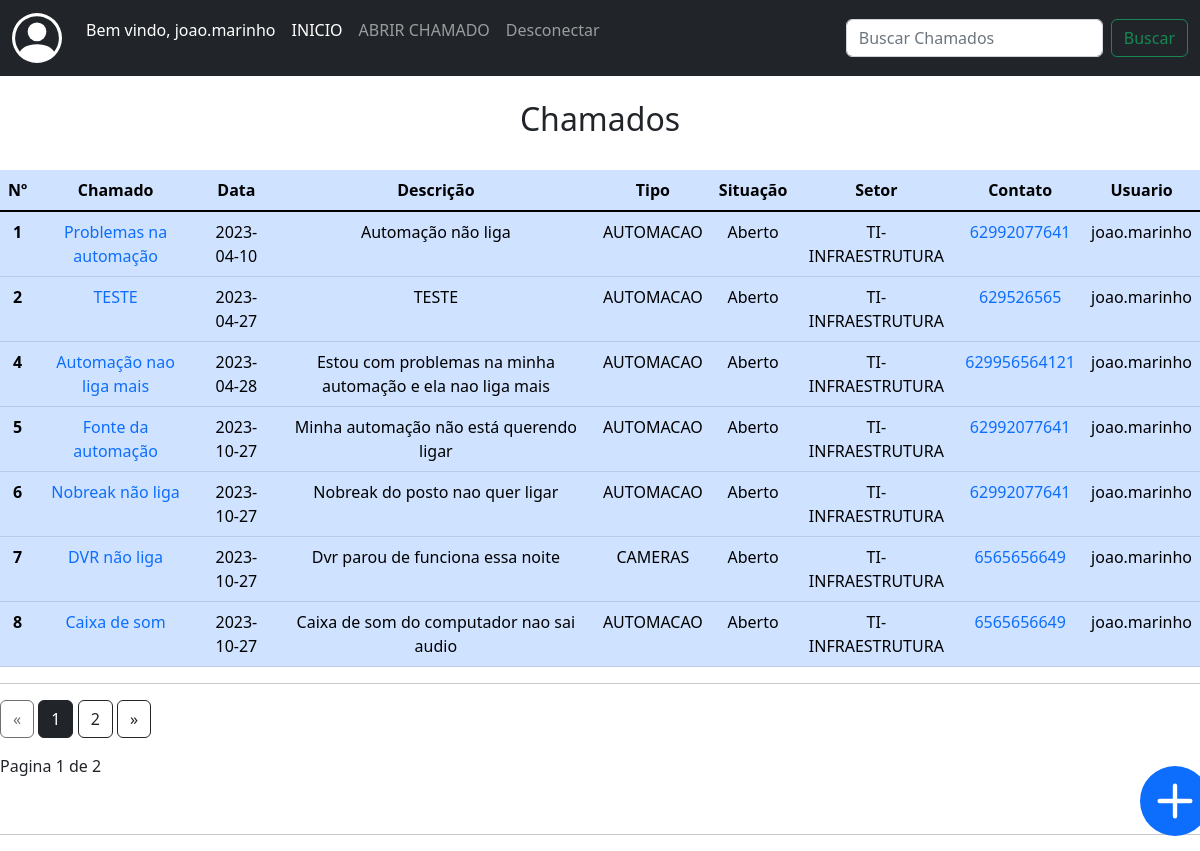
The app's page /chamados_usuario (signed in) with its own data.
### app/models/tab_usuarios.py (models this page shows)
class User(db.Model, UserMixin):
    __tablename__ = 'tab_usuarios'
    id = db.Column(db.Integer, primary_key=True)
    username = db.Column(db.String(100), nullable=False)
    password = db.Column(db.String(255), nullable=False)
    email = db.Column(db.String(100), nullable=False)
    active = db.Column(db.String(10), nullable=False)
    permiss = db.Column(db.String(10), nullable=False)

### app/models/tab_chamados.py (models this page shows)
class Chamados(db.Model):
    __tablename__ = 'tab_chamados'
    id = db.Column(db.Integer, primary_key=True)
    data_add = db.Column(db.String(50), nullable=False)
    data_fim = db.Column(db.String(50), nullable=False)
    titulo = db.Column(db.String(100), nullable=False)
    descricao = db.Column(db.String(255), nullable=False)
    tipo_ch = db.Column(db.String(100), nullable=False)
    situacao = db.Column(db.String(50), nullable=False)
    ass_por = db.Column(db.String(100))
    telefone = db.Column(db.String(50))
    setor = db.Column(db.String(100))
    tab_usuarios_id = db.Column(db.Integer, db.ForeignKey('tab_usuarios.id'))

### app/routes/routes.py (the view)
@app.route("/chamados_usuario")
@login_required
def chamados_usuario():
    user = current_user.username
    page = request.args.get('page',1,type=int)
    meus_chamados = Chamados.query.filter_by(tab_usuarios_id=current_user.username).paginate(page=page, per_page=ROWS_PER_PAGE)
    return render_template("routes/chamados_usuario.html", chamados = meus_chamados, user=user)

### app/routes/routes.py (called while the page is built)
@login_manager.user_loader
def load_user(user_id):
    return User.query.get(int(user_id))

### app/templates/routes/chamados_usuario.html (shortened to what this page needs)
{% extends 'base.html' %}
{% block conteudo %}
<nav class="navbar navbar-expand-lg navbar-dark bg-dark">
    <div class="container-fluid">
      <a class="navbar-brand" href="#"></a>
      <div class="collapse navbar-collapse" id="navbarSupportedContent">
        <ul class="navbar-nav me-auto mb-3 mb-lg-0">
          <li class="nav-item">
            <p class=" nav-link" style="color:white;">Bem vindo, {{user}}</p>
          </li>
          <li class="nav-item">
            <a class="nav-link active" aria-current="page" href="#">INICIO</a>
          </li>
          <li class="nav-item">
            <a class="nav-link" href="{{url_for('abrir_chamado')}}">ABRIR CHAMADO</a>
          </li>
          <li class="nav-item">
            <a class="nav-link" href="{{url_for('logout')}}">Desconectar</a>
          </li>
        </ul>
        <form class="d-flex" role="search" action="" method="post">
          <input class="form-control me-2" type="search" placeholder="Buscar Chamados" aria-label="Search">
          <button class="btn btn-outline-success" type="submit">Buscar</button>
        </form>
      </div>
    </div>
</nav>
<br>
<h2 align="center">Chamados</h2>
<br>
<div>
  <table class="table table-primary">
    <thead>
      <tr>
        <th scope="col">Nº</th>
        <th scope="col">Chamado</th>
        <th scope="col">Data</th>
        <th scope="col">Descrição</th>
        <th scope="col">Tipo</th>
        <th scope="col">Situação</th>
        <th scope="col">Setor</th>
        <th scope="col">Contato</th>
        <th scope="col">Usuario</th>
      </tr>
    </thead>
    <tbody class="table-group-divider">
      {% for ch in chamados %}
      <tr>
        <th scope="row">{{ch.id}}</th>
        <td><a href="{{url_for('visualizar_chamados_usuario', id=ch.id)}}">{{ch.titulo}}</a></td>
        <td>{{ch.data_add}}</td>
        <td>{{ch.descricao}}</td>
        <td>{{ch.tipo_ch}}</td>
        <td>{{ch.situacao}}</td>
        <td>TI-INFRAESTRUTURA</td>
        <td><a href="https://wa.me/{{ch.telefone}}">{{ch.telefone}}</a></td>
        <td>{{user}}</td>
      </tr>
      {% endfor %}
    </tbody>
  </table>
  <hr>
  <div class="text-right">
    <a href="{{ url_for('chamados_usuario', page=chamados.prev_num) }}"
    class="btn btn-outline-dark
    {% if chamados.page == 1 %}disabled{% endif %}">
        &laquo;
    </a>
    {% for page_num in chamados.iter_pages(left_edge=1, right_edge=1, left_current=1, right_current=2) %}
{% if page_num %}
            {% if chamados.page == page_num %}
            <a href="{{ url_for('chamados_usuario', page=page_num) }}"
            class="btn btn-dark">
                {{ page_num }}
            </a>
            {% else %}
            <a href="{{ url_for('chamados_usuario', page=page_num) }}"
            class="btn btn-outline-dark">
                {{ page_num }}
            </a>
            {% endif %}
        {% else %}
            ...
        {% endif %}
    {% endfor %}
    <a href="{{ url_for('chamados_usuario', page=chamados.next_num) }}"
    class="btn btn-outline-dark
    {% if chamados.page == chamados.pages %}disabled{% endif %}">
        &raquo;
    </a>
</div>
<p class="text-right mt-3">
Pagina {{ chamados.page }} de {{ chamados.pages }}
</p>
</div>
<br>
<hr>
<div>
  <a class="plus" href="{{url_for('abrir_chamado')}}"><svg xmlns="http://www.w3.org/2000/svg" width="70" height="70" fill="currentColor" class="bi bi-plus-circle-fill" viewBox="0 0 16 16">
      <path d="M16 8A8 8 0 1 1 0 8a8 8 0 0 1 16 0zM8.5 4.5a.5.5 0 0 0-1 0v3h-3a.5.5 0 0 0 0 1h3v3a.5.5 0 0 0 1 0v-3h3a.5.5 0 0 0 0-1h-3v-3z"/>
    </svg></a>
</div>
{% endblock conteudo %}

### app/static/styles.css (style rules this page uses)
body { margin: 0px; }
.form-control { display: flex; flex-direction: column; align-items: center; justify-content: center; }
.plus { display: flex; flex-direction: row; justify-content: end; position: absolute; margin-left: 95%; top: 90%; }
a { text-decoration: none; }
th, tr { text-align: center; }

### records on screen
User: username "joao.marinho"
Chamados: id "1", titulo "Problemas na automação", data_add "2023-04-10", descricao "Automação não liga", tipo_ch "AUTOMACAO", situacao "Aberto", telefone "62992077641"
Chamados: id "2", titulo "TESTE", data_add "2023-04-27", descricao "TESTE", tipo_ch "AUTOMACAO", situacao "Aberto", telefone "629526565"
Chamados: id "4", titulo "Automação nao liga mais", data_add "2023-04-28", descricao "Estou com problemas na minha automação e ela nao liga mais", tipo_ch "AUTOMACAO", situacao "Aberto", telefone "629956564121"
Chamados: id "5", titulo "Fonte da automação", data_add "2023-10-27", descricao "Minha automação não está querendo ligar", tipo_ch "AUTOMACAO", situacao "Aberto", telefone "62992077641"
Chamados: id "6", titulo "Nobreak não liga", data_add "2023-10-27", descricao "Nobreak do posto nao quer ligar", tipo_ch "AUTOMACAO", situacao "Aberto", telefone "62992077641"
Chamados: id "7", titulo "DVR não liga", data_add "2023-10-27", descricao "Dvr parou de funciona essa noite", tipo_ch "CAMERAS", situacao "Aberto", telefone "6565656649"
Chamados: id "8", titulo "Caixa de som", data_add "2023-10-27", descricao "Caixa de som do computador nao sai audio", tipo_ch "AUTOMACAO", situacao "Aberto", telefone "6565656649"

### other values on screen
{{ page_num }} "1"
{{ page_num }} "2"
{{ chamados.page }} "1"
{{ chamados.pages }} "2"
